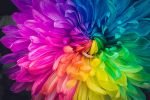
#> input picture Coloured image.jpg, 150 x 100 px
$ python Bawsics.py
#> lines starting #> are read from the running program, lines starting #| are printed output that depends on the picture
#importing library
import cv2

#Read an image
x= cv2.imread("Coloured image.jpg", cv2.IMREAD_COLOR)
#> x is the input picture: shape (100, 150, 3); mean B, G, R 108.2, 80.7, 116.5

#SHow the image
cv2.imshow("Coloured Image", x)

cv2.waitKey(0) #Used to wait until a key is pressed
cv2.destroyAllWindows()

import cv2

#Reading and displaying image in grayscale
red= cv2.imread("Coloured image.jpg", 0)
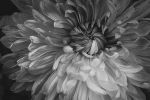
#> red: shape (100, 150); min 10, max 217, mean 94.2

#SHow the image
cv2.imshow("Coloured Image", red)

cv2.waitKey(0)
cv2.destroyAllWindows()

#Saving image in a new path
import cv2

#OS to handle directory functionality
import os

file_path = "C:\\Users\\DELL\\Desktop\\Coding Stuff\\Python Stuff Fr\\OpenCVVV"

#Read the image
grey = cv2.imread("Coloured image.jpg", 0)

#SHow the image
cv2.imshow("Coloured Image", red)

cv2.waitKey(0)
cv2.destroyAllWindows()

#Changing current execution directory
os.chdir(file_path)
cv2.imwrite("BW.png", grey)
print("Successsfully Saved")

#Format of saving RGB in OpenCV = BGR

#Printing an image in different colour format
import cv2

#Read the image
RGB = cv2.imread("RGB.png", 1)
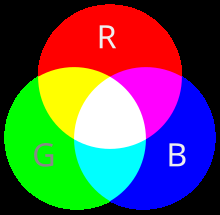
#> input picture RGB.png, 220 x 215 px
#> RGB is the input picture: shape (215, 220, 3); mean B, G, R 87.1, 87.3, 89.9

#Split the image in Blue, Green and Red
b,g,r = cv2.split(RGB)
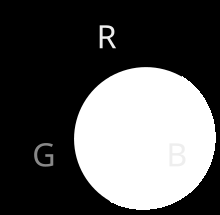
#> b: shape (215, 220); min 0, max 255, mean 87.1
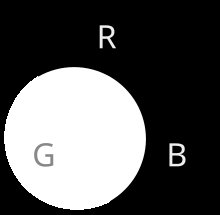
#> g: shape (215, 220); min 0, max 255, mean 87.3
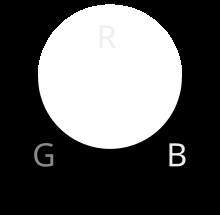
#> r: shape (215, 220); min 0, max 255, mean 89.9

cv2.imshow("Original", RGB)
cv2.waitKey()

cv2.imshow("Blue Saturation", b)
cv2.waitKey()

cv2.imshow("Green Saturation", g)
cv2.waitKey()

cv2.imshow("Red Saturation", r)
cv2.waitKey()


cv2.destroyAllWindows()
